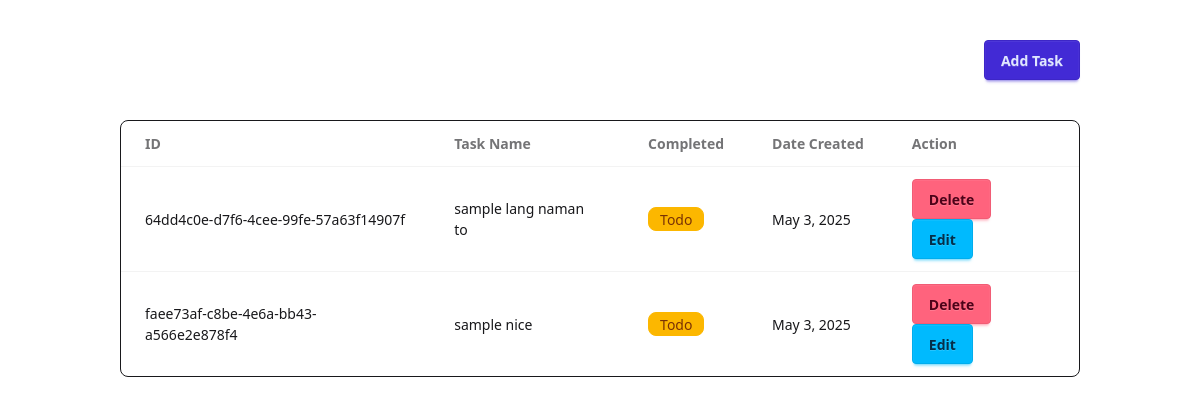
The app's page /to-do-list/, older data.
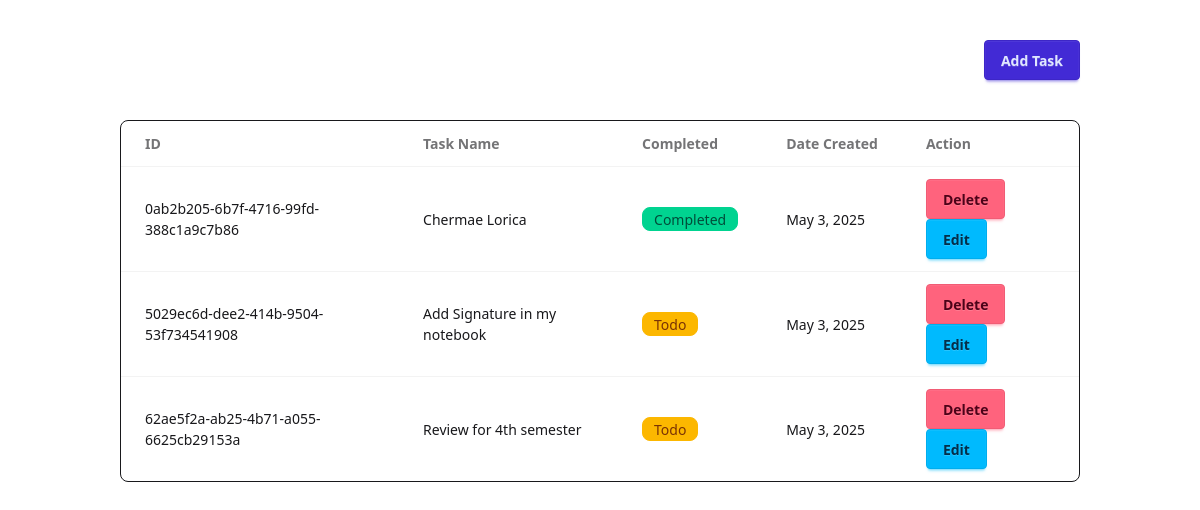
The same page, newer data.
### to_do_list/models.py (models this page shows)
class Todo(models.Model):
    id = models.UUIDField(primary_key=True)
    task = models.CharField(max_length=255)
    completed = models.BooleanField()
    created_at = models.DateField(auto_now_add=True)
    updated_at = models.DateField(auto_now=True)

### to_do_list/views.py (the view)
# urls.py: path("", views.index, name="index"),
def index(request):
    todos = Todo.objects.all()
    return render(request, 'to_do_list/index.html', {
        'message': 'This is your first template!',
        'todos': todos
    })

### to_do_list/templates/to_do_list/index.html (shortened to what this page needs)
{% extends "to_do_list/base.html" %}
{% load static %}
{% block content %}
    <div class="flex flex-col w-full px-30 py-10 gap-10">
        <button class="btn btn-primary w-fit self-end" onclick="addTask.showModal()">Add Task</button>
        <div class="overflow-x-auto rounded-box border border-base-content/5 bg-base-100">
            <table class="table">
                <thead>
                    <tr>
                        <th class="py-3 px-6 text-left">ID</th>
                        <th class="py-3 px-6 text-left">Task Name</th>
                        <th class="py-3 px-6 text-left">Completed</th>
                        <th class="py-3 px-6 text-left">Date Created</th>
                        <th class="py-3 px-6 text-left">Action</th>
                </thead>
                {% if todos %}
                <tbody>
                    {% for todo in todos %}
                        <tr>
                            <td class="py-3 px-6">{{todo.id}}</td>
                            <td class="py-3 px-6">{{todo.task|default:"-"}}</td>
                            <td class="py-3 px-6">
                                {% if todo.completed %}
                                    <div class="badge badge-success">Completed</div>
                                {% else %}
                                    <div class="badge badge-warning">Todo</div>
                                {% endif %}
                            </td>
                            <td class="py-3 px-6">{{todo.created_at}}</td>
                            <td class="py-3 px-6">
                                <a class="btn btn-error" href="{% url 'delete_todo' todo.id %}" onclick="return confirm('Are you sure you want to delete this?');">
                                    Delete
                                </a>
                                <button class="btn btn-info" onclick="document.getElementById('editTask_{{ todo.id }}').showModal()">Edit</button>
                            </td>
                        </tr>
                    {% endfor %}
                </tbody>
                {% endif %}
            </table>
        </div>
    </div>
{% endblock %}

### to_do_list/templates/to_do_list/base.html (shortened to what this page needs)
<!DOCTYPE html>
<html lang="en">
<head>
    <link href="https://cdn.jsdelivr.net/npm/daisyui@5" rel="stylesheet" type="text/css" />
    <script src="https://cdn.jsdelivr.net/npm/@tailwindcss/browser@4"></script>
</head>
<body>
    <div id="content">
        {% block content %}{% endblock %}
    </div>
</body>
</html>

Row changes from the older to the newer data that the page shows:
removed Todo: id "64dd4c0e-d7f6-4cee-99fe-57a63f14907f", task "sample lang naman to", completed "Todo", created_at "May 3, 2025"
removed Todo: id "faee73af-c8be-4e6a-bb43-a566e2e878f4", task "sample nice", completed "Todo", created_at "May 3, 2025"
added Todo: id "0ab2b205-6b7f-4716-99fd-388c1a9c7b86", task "Chermae Lorica", completed "Completed", created_at "May 3, 2025"
added Todo: id "5029ec6d-dee2-414b-9504-53f734541908", task "Add Signature in my notebook", completed "Todo", created_at "May 3, 2025"
added Todo: id "62ae5f2a-ab25-4b71-a055-6625cb29153a", task "Review for 4th semester", completed "Todo", created_at "May 3, 2025"
